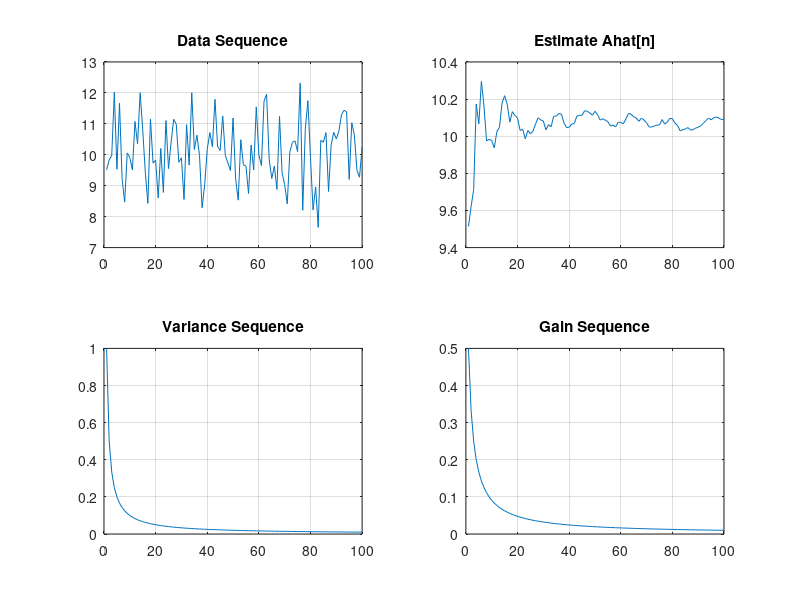

Write MATLAB code to recreate this figure. (Note: this script raises an error after producing the figure.)
function homework9ch8_22
% 6865 
% Zeyu Liu
% 10/28/2019
% By implementing a Monte Carlo computer simulation plot A[N] hat as given
% by (8.40). The data x[n]=A+w[n], w[n]is zero mean WGN delta(n)^2 = r^n
% Use A =10, and r=1, 0.95, 1.05. Initialize the estimator by using 
% A[0] hat = x[0] and var(A[0] hat)= var(x[0])= delta(0)^2=1.
% Plot the gain and variance sequences.


% Well, the author make a mistake of variance function in his figures'
% solution. r^n should be sqrt(r^n) in next formula. But I use two here.

A = 10;

% because matlab figure is begin at(1,1)
% 1. r = 1

% Data Sequence
s = rng(5);% set a seed to control the result
w = randn(1,100);
for n=1:100,
    x(n) = A + 1^n.*w(n);
    %x(n) = A + sqrt(1^n).*w(n);
end;
plot(x);

% Estimate Ahat[n]

Ahat(1) = A + w(1);
for N = 1:99
    x(N+1) = A + 1^(N+1).*w(N+1);
    %x(N+1) = A + sqrt(1^(N+1)).*w(N+1);
    Ahat(N+1) = Ahat(N) + 1/(N+2)*(x(N+1)-Ahat(N));
end;
plot(Ahat);

% Variance Sequence
for N = 1:100,
    VAhat(N) = 1/N;
end;
plot(VAhat);

% Gain Sequence
for N = 1:100,
    K(N) = 1/(N+1);
end;
plot(K);


subplot(221),plot(x),title('Data Sequence');
grid on;
subplot(222),plot(Ahat),title('Estimate Ahat[n]');
grid on;
subplot(223),plot(VAhat),title('Variance Sequence');
grid on;
subplot(224),plot(K),title('Gain Sequence');
grid on;
suptitle('r = 1');

pause;

% 2. r = 0.95

% Data Sequence
s = rng(5);% set a seed to control the result
w = randn(1,100);
for n=1:100
    x(n) = A + 0.95^n.*w(n);
    %x(n) = A + sqrt(0.95^n).*w(n);
end;
plot(x);

% Estimate Ahat[n]

Ahat(1) = A + w(1);
for N = 1:99
    x(N+1) = A + 0.95^(N+1).*w(N+1);
    %x(N+1) = A + sqrt(0.95^(N+1)).*w(N+1);
    Ahat(N+1) = Ahat(N) + 1/(N+2)*(x(N+1)-Ahat(N));
end;
plot(Ahat);

% Variance Sequence
for N = 1:100,
    VAhat(N) = 1/N;
end;
plot(VAhat);

% Gain Sequence
for N = 1:100,
    K(N) = 1/(N+1);
end;
plot(K);


subplot(221),plot(x),title('Data Sequence');
grid on;
subplot(222),plot(Ahat),title('Estimate Ahat[n]');
grid on;
subplot(223),plot(VAhat),title('Variance Sequence');
grid on;
subplot(224),plot(K),title('Gain Sequence');
grid on;
suptitle('r = 0.95');
pause;
% 3. r = 1.05

% Data Sequence
s = rng(5);% set a seed to control the result
w = randn(1,100);
for n=1:100
    x(n) = A + 1.05^n.*w(n);
    %x(n) = A + sqrt(1.05^n).*w(n);
end;
plot(x);

% Estimate Ahat[n]

Ahat(1) = A + w(1);
for N = 1:99
    x(N+1) = A + 1.05^(N+1).*w(N+1);
    %x(N+1) = A + sqrt(1.05^(N+1)).*w(N+1);
    Ahat(N+1) = Ahat(N) + 1/(N+2)*(x(N+1)-Ahat(N));
end;
plot(Ahat);

% Variance Sequence
for N = 1:100,
    VAhat(N) = 1/N;
end;
plot(VAhat);

% Gain Sequence
for N = 1:100,
    K(N) = 1/(N+1);
end;
plot(K);



subplot(221),plot(x),title('Data Sequence');
grid on;
subplot(222),plot(Ahat),title('Estimate Ahat[n]');
grid on;
subplot(223),plot(VAhat),title('Variance Sequence');
grid on;
subplot(224),plot(K),title('Gain Sequence');
grid on;
suptitle('r = 1.05');

pause;


